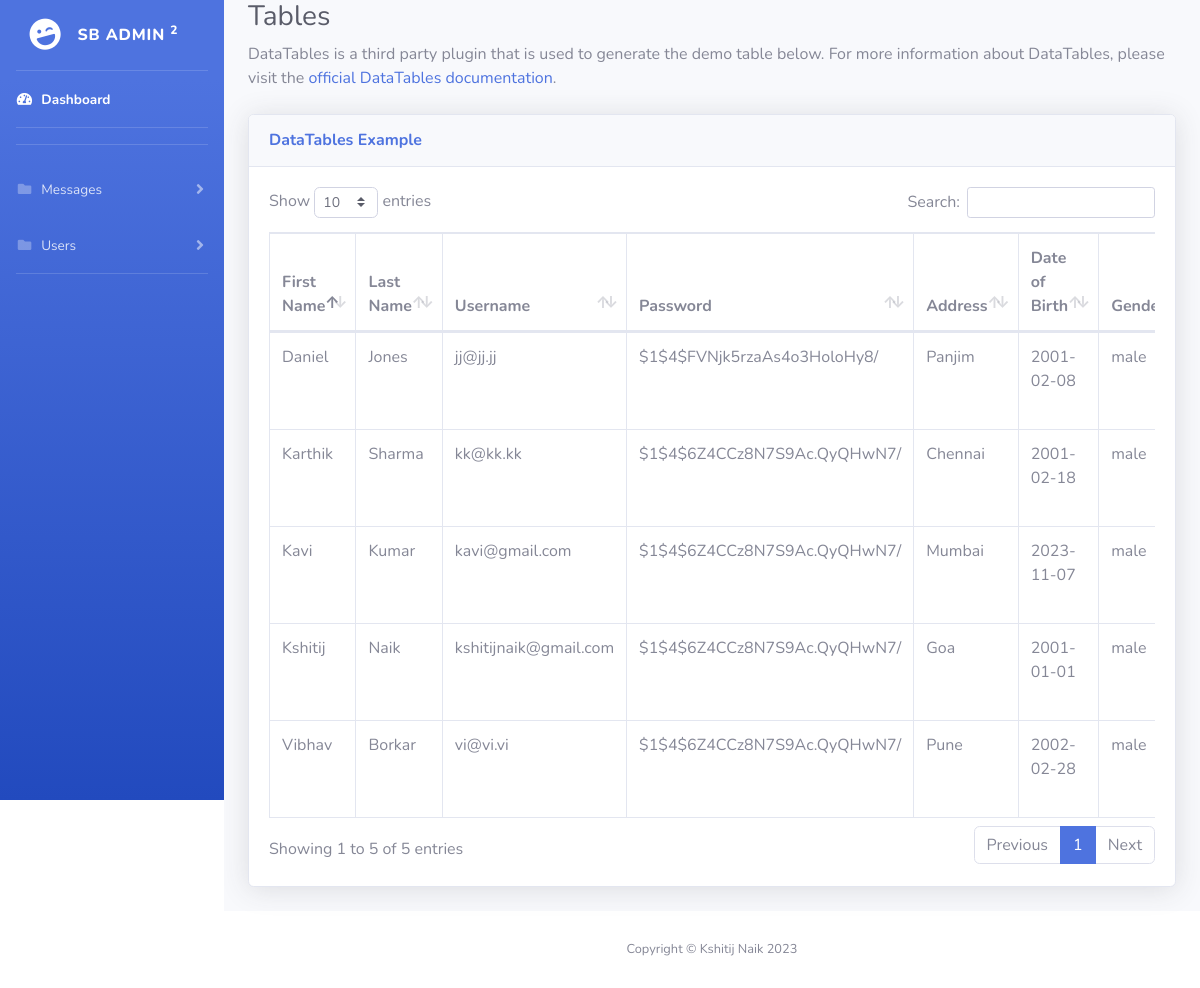
Page /users.php (signed in) on the earlier database version.
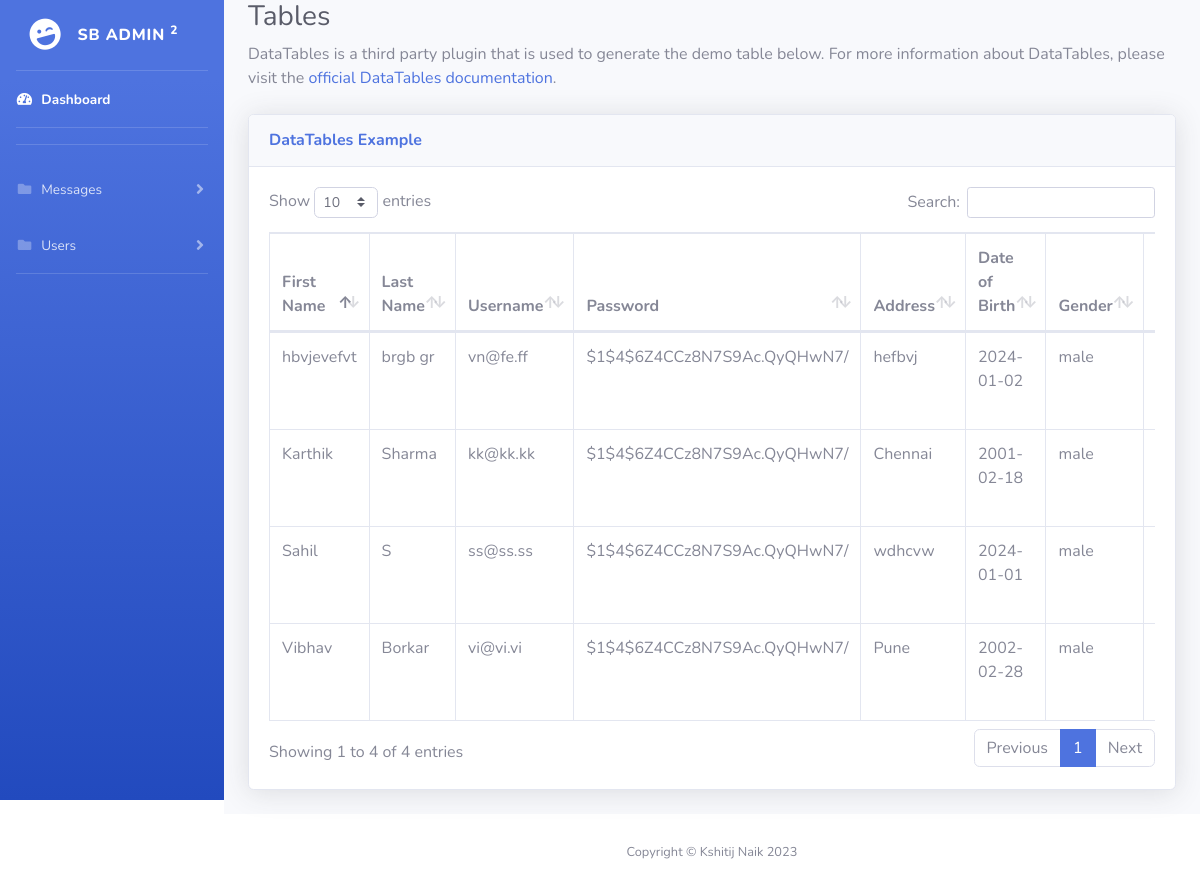
Same page on the later database version.
### tables this page shows
CREATE TABLE `adm` (
  `id` int(11) NOT NULL,
  `first_name` varchar(50) NOT NULL,
  `last_name` varchar(50) NOT NULL,
  `user_name` varchar(100) NOT NULL,
  `pass_word` varchar(50) NOT NULL,
  `address` text NOT NULL,
  `dob` varchar(15) NOT NULL,
  `gender` varchar(15) NOT NULL,
  `date_time` timestamp NOT NULL DEFAULT current_timestamp() ON UPDATE current_timestamp(),
  `last_login` varchar(30) NOT NULL,
  `status` int(11) NOT NULL DEFAULT 1 COMMENT '0 - delete\r\n1 - new\r\n2 - activate\r\n3 - deactivate',
  `type` int(11) NOT NULL COMMENT '0 - admin\r\n1 - employee',
  `acc_created` varchar(30) NOT NULL
);

### session.php (called while the page is built, shortened)
<?php
require "connect.php";
if (isset($_SESSION['kshitij_first_name'])) {
  $sql = "SELECT * FROM adm WHERE user_name = '" . $_SESSION['kshitij_user_name'] . "' AND pass_word = '" . $_SESSION['kshitij_pass_word'] . "'";
$statement = $conn->query($sql);
$publishers = $statement->fetchAll(PDO::FETCH_ASSOC);
}
else{
    header("Location: ../ ");
}
?>

### users.php (the view, shortened to what this page needs)
<?php
require "session.php";
require "connect.php";
?>
<!DOCTYPE html>
<html lang="en">
<head>
    <link href="vendor/fontawesome-free/css/all.min.css" rel="stylesheet" type="text/css">
    <link href="css/sb-admin-2.min.css" rel="stylesheet">
    <link href="vendor/datatables/dataTables.bootstrap4.min.css" rel="stylesheet">
</head>
<body id="page-top">
    <div id="wrapper">
         <div id="sidebarDiv"></div>
        <div id="content-wrapper" class="d-flex flex-column">
            <div id="content">
                <div class="container-fluid">
                    <h1 class="h3 mb-2 text-gray-800">Tables</h1>
                    <p class="mb-4">DataTables is a third party plugin that is used to generate the demo table below.
                        For more information about DataTables, please visit the <a target="_blank"
                            href="https://datatables.net">official DataTables documentation</a>.</p>
                    <div class="card shadow mb-4">
    <div class="card-header py-3">
        <h6 class="m-0 font-weight-bold text-primary">DataTables Example</h6>
    </div>
    <div class="card-body">
        <div class="table-responsive">
            <table class="table table-bordered" id="dataTable" width="100%" cellspacing="0">
                <thead>
                    <tr>
                        <th>First Name</th>
                        <th>Last Name</th>
                        <th>Username</th>
                        <th>Password</th>
                        <th>Address</th>
                        <th>Date of Birth</th>
                        <th>Gender</th>
                        <th>Date and time</th>
                    </tr>
                </thead>
                <tbody>
                    <?php
                    $sql = "SELECT * FROM adm WHERE status = 1";
                    $statement = $conn->query($sql);
                    $publishers = $statement->fetchAll(PDO::FETCH_ASSOC);
                    if ($publishers) {
                        foreach ($publishers as $row) {
                            echo "<tr>";
                            echo "<td>" . $row['first_name'] . "</td>";
                            echo "<td>" . $row['last_name'] . "</td>";
                            echo "<td>" . $row['user_name'] . "</td>";
                            echo "<td>" . $row['pass_word'] . "</td>";
                            echo "<td>" . $row['address'] . "</td>";
                            echo "<td>" . $row['dob'] . "</td>";
                            echo "<td>" . $row['gender'] . "</td>";
                            echo "<td>" . $row['date_time'] . "</td>";
                            echo "</tr>";
                        }
                    }
                    ?>
                </tbody>
            </table>
        </div>
    </div>
</div>
                </div>
            </div>
            <div id="footerDiv"></div>
        </div>
    </div>
</body>
</html>

Differences in the rows shown:
no longer on this page (row edited): adm: first_name "Kavi", last_name "Kumar", user_name "kavi@gmail.com", pass_word "$1$4$6Z4CCz8N7S9Ac.QyQHwN7/", address "Mumbai", dob "2023-11-07", gender "male"
no longer on this page (row edited): adm: first_name "Kshitij", last_name "Naik", user_name "kshitijnaik@gmail.com", pass_word "$1$4$6Z4CCz8N7S9Ac.QyQHwN7/", address "Goa", dob "2001-01-01", gender "male"
no longer on this page (row edited): adm: first_name "Daniel", last_name "Jones", user_name "jj@jj.jj", pass_word "$1$4$FVNjk5rzaAs4o3HoloHy8/", address "Panjim", dob "2001-02-08", gender "male"
added adm: first_name "Sahil", last_name "S", user_name "ss@ss.ss", pass_word "$1$4$6Z4CCz8N7S9Ac.QyQHwN7/", address "wdhcvw", dob "2024-01-01", gender "male"
added adm: first_name "hbvjevefvt", last_name "brgb gr", user_name "vn@fe.ff", pass_word "$1$4$6Z4CCz8N7S9Ac.QyQHwN7/", address "hefbvj", dob "2024-01-02", gender "male"
Other differences:
text written by a page script: "Show entries Search: Showing 1 to 5 of 5 entries Previous 1 Next" → "Show entries Search: Showing 1 to 4 of 4 entries Previous 1 Next"
